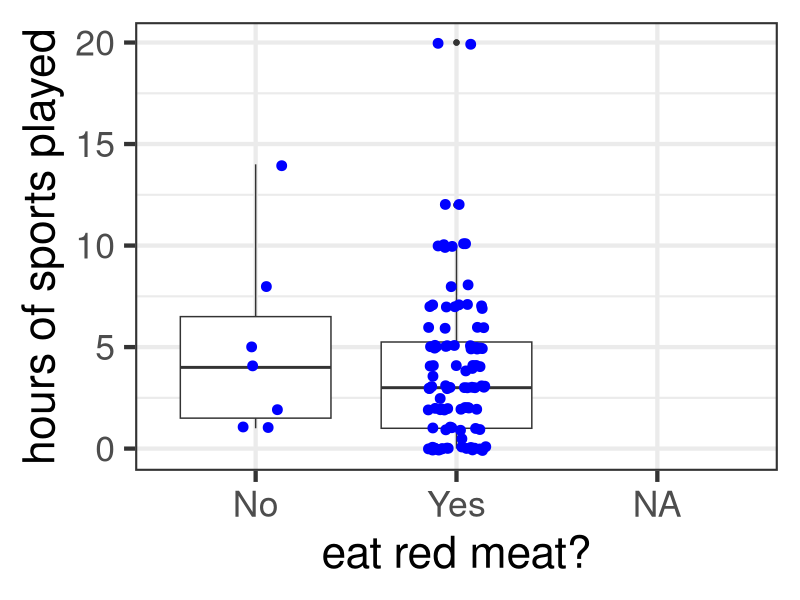
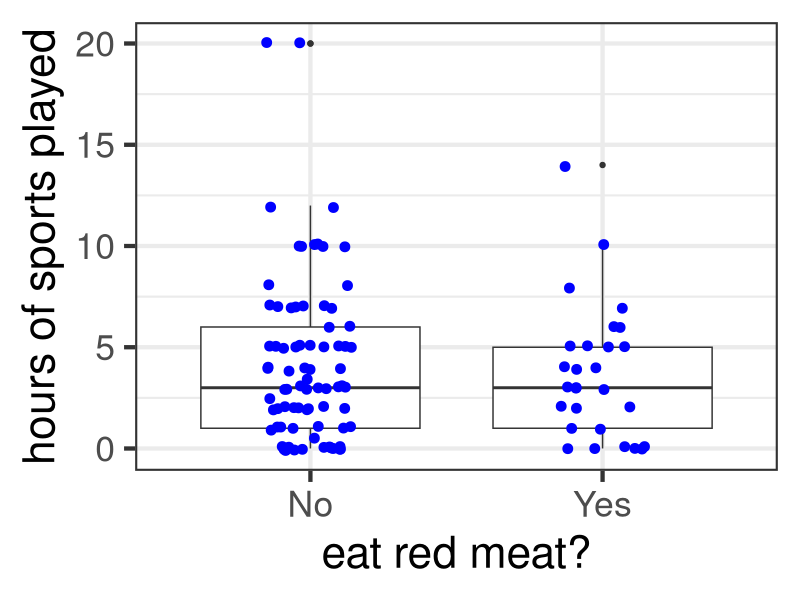

Write the R code that produced these figures, in order.
## ---- chunk 1
library(plyr)
library(dplyr)
library(tidyverse)
## ---- chunk 2
options(scipen=999) # stops the scientific notation
options(warn=-1) # stops the annoying warnings
x = readr::read_csv("data.csv", na = c("NA",""," ", "n/a"))
## ---- chunk 3
yes_answers = c("Well done","Rare","Medium","Medium-rare","Medium-well done")
x$Meat = ifelse(x$`How do you like your steak cooked?` %in% yes_answers, "Yes",
                ifelse(x$`How do you like your steak cooked?` == "I don't eat red meat", "No", NA))
x$`How many hours a week do you spend exercising?` <- as.numeric(as.character(x$`How many hours a week do you spend exercising?`))
x <- x %>% mutate(`How many hours a week do you spend exercising?` = ifelse(`How many hours a week do you spend exercising?` < 24, `How many hours a week do you spend exercising?`, NA))

#x %>% group_by(Meat) %>% summarize(mean_size=mean(`How many hours a week do you spend exercising?`, na.rm=TRUE))
x %>% group_by(Meat) %>% summarize(Mean = mean(`How many hours a week do you spend exercising?`, na.rm=TRUE), SD = sd(`How many hours a week do you spend exercising?`, na.rm=TRUE), n=n())

library("ggplot2")
ggplot(x, aes(x=Meat, y = `How many hours a week do you spend exercising?`)) + geom_boxplot() + geom_jitter(width=0.15, size=3, colour = "blue") + theme_bw(base_size=32) + labs(x="eat red meat?", y="hours of sports played")
## ---- chunk 4
x %>% group_by(Meat) %>% summarize(Mean=mean(`How many hours a week do you spend exercising?`, na.rm=TRUE),SD=sd(`How many hours a week do you spend exercising?`, na.rm=TRUE), n=n())
## ---- chunk 5
nM=101
nV=7
sM=3.866192	
sV=4.690416	
mM=4.0125	
mV=5.0000	
sP = sqrt(((nM - 1) * sM^2 + (nV - 1) * sV^2)/
(nM + nV - 2))

t0 = (mM - mV)/(sP * sqrt(1/nM + 1/nV))
t0
## ---- chunk 6
deg_free = nM+nV-2
p_val = 2 * (1 - pt(abs(t0), deg_free))
p_val
## ---- chunk 7
x$TripleClub <- ifelse(x$`How many university clubs are you a member of?` >= 3, "Yes", "No")
#x %>% group_by(TripleClub) %>% summarize(mean_size=mean(`How many hours a week do you spend exercising?`, na.rm=TRUE))

x %>% group_by(TripleClub) %>% summarize(Mean = mean(`How many hours a week do you spend exercising?`, na.rm=TRUE), SD = sd(`How many hours a week do you spend exercising?`, na.rm=TRUE), n=n())

library("ggplot2")
ggplot(x, aes(x=TripleClub, y = `How many hours a week do you spend exercising?`)) + geom_boxplot() + geom_jitter(width=0.15, size=3, colour = "blue") + theme_bw(base_size=32) + labs(x="eat red meat?", y="hours of sports played")
## ---- chunk 8
x %>% group_by(TripleClub) %>% summarize(Mean=mean(`How many hours a week do you spend exercising?`, na.rm=TRUE),SD=sd(`How many hours a week do you spend exercising?`, na.rm=TRUE), n=n())
## ---- chunk 9
nY=29
nN=81
sY=3.333929
sN=4.101354
mY=3.678571	
mN=4.218354
sP = sqrt(((nY - 1) * sY^2 + (nN - 1) * sN^2)/
(nY + nN - 2))

t0 = (mY - mN)/(sP * sqrt(1/nY + 1/nN))
t0
## ---- chunk 10
deg_free = nY+nN-2
p_val = 2 * (1 - pt(abs(t0), deg_free))
p_val
## ---- chunk 11
x <- x %>% mutate(`On average, how many hours per week did you spend on university work last semester?` =
                    ifelse(`On average, how many hours per week did you spend on university work last semester?` < 70,
                           `On average, how many hours per week did you spend on university work last semester?`, NA))
x %>% group_by(`Do you currently live with your parents?`) %>% summarize(mean_size=mean(`On average, how many hours per week did you spend on university work last semester?`, na.rm=TRUE))
## ---- chunk 12
x$Gender <- toupper(mapvalues(x$Gender %>% tolower,
                              from=c("female", "male", "man"),
                              to=c("f", "m", "m")))
x <- x %>% mutate(`Gender` = fct_lump(`Gender`, n = 2, other_level = NA))
x
## ---- chunk 13
x <- x %>%
  mutate(`What is your shoe size?` = 
           case_when(`Gender` == "M" ~
                       recode_factor(as.character(`What is your shoe size?`),
                                     "35.5"="3", "37"="4","38"="5","39"="6","40"="6",
                                     "40.5"="7","41"="7.5","42"="8","42.5"="8.5","43"="9",
                                     "44"="9.5","44.5"="10","45"="10.5","46"="11",
                                     "47"="12","48"="13","49.5"="14"),
                    `Gender` == "F" ~
                        recode_factor(as.character(`What is your shoe size?`),
                                      "35"="4","36"="5","37"="6","38"="7","39"="8",
                                      "40"="9","41"="10","42"="11")))
x$`What is your shoe size?` <- as.numeric(as.character(x$`What is your shoe size?`))  # converting back to numeric
x <- x %>% mutate(`What is your shoe size?` = ifelse(`What is your shoe size?` < 16, `What is your shoe size?`, NA))  # removing values stupidly high
## ---- chunk 14


handed=recode(x$`What is your dominant hand?`, `Left handed` ="Left", `Right handed`="Right",.default = NA_character_)


tab=table(handed,x$`Do you wear glasses or contacts?`)
tab
## ---- chunk 15

fisher.test(tab)
## ---- chunk 16


table(x$`Do you currently live with your parents?`,x$`Did you have a pet growing up?`)
## ---- chunk 17
y=c(35,13,25,36)
n=sum(y)
c=2
r=2
y.mat = matrix(y, nrow = r, ncol = c)
chisq.test(y.mat)
